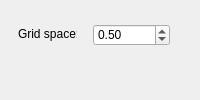
  <widget class="QDockWidget" name="gridDockWidget">
   <property name="minimumSize">
    <size>
     <width>200</width>
     <height>38</height>
    </size>
   </property>
   <property name="maximumSize">
    <size>
     <width>200</width>
     <height>100</height>
    </size>
   </property>
   <property name="accessibleName">
    <string/>
   </property>
   <property name="features">
    <set>QDockWidget::DockWidgetFloatable|QDockWidget::DockWidgetMovable</set>
   </property>
   <property name="allowedAreas">
    <set>Qt::RightDockWidgetArea</set>
   </property>
   <property name="windowTitle">
    <string>Grid Settings</string>
   </property>
   <attribute name="dockWidgetArea">
    <number>2</number>
   </attribute>
   <widget class="QWidget" name="dockWidgetContents_5">
    <widget class="QDoubleSpinBox" name="gridSpaceSpinBox">
     <property name="geometry">
      <rect>
       <x>93</x>
       <y>24</y>
       <width>77</width>
       <height>22</height>
      </rect>
     </property>
     <property name="singleStep">
      <double>0.250000000000000</double>
     </property>
     <property name="value">
      <double>0.500000000000000</double>
     </property>
    </widget>
    <widget class="QLabel" name="label_5">
     <property name="geometry">
      <rect>
       <x>18</x>
       <y>26</y>
       <width>59</width>
       <height>16</height>
      </rect>
     </property>
     <property name="text">
      <string>Grid space:</string>
     </property>
    </widget>
   </widget>
  </widget>
